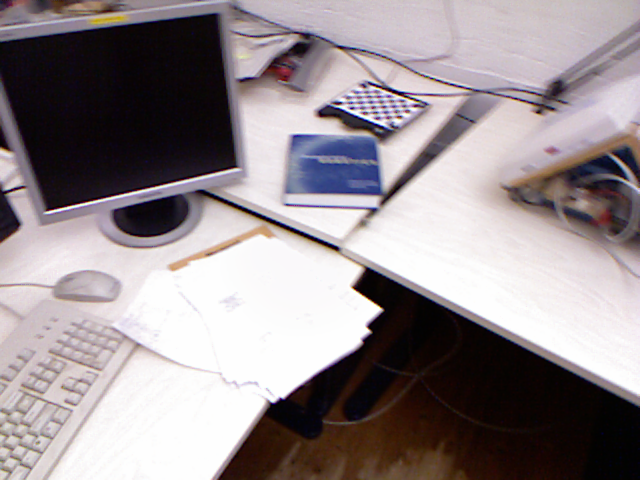
//> input picture draw_epiline/rgb1.ppm, 640 x 480 px
$ ./epipolar   (built with g++ and OpenCV 4)
//> lines starting //> are read from the running program, lines starting //| are printed output that depends on the picture; after the words box and inside, x2 and y2 are one past the last pixel; in counts of white or black regions, pixels touching at a corner belong together
/****************************
 * 题目：现有一个运动着的相机拍摄的连续两张图片，其中特征点匹配部分已经完成。
 * 请根据两帧图像对应的匹配点计算基础矩阵，并利用该矩阵绘制出前10个特征点对应的极线。
 *
* 本程序学习目标：
 * 理解掌握对极约束的原理
 * 熟悉OpenCV编程
 *
 * 公众号：计算机视觉life。发布于公众号旗下知识星球：从零开始学习SLAM
 * 时间：2018.11
****************************/
#include<iostream>
#include <vector>
#include <opencv2/opencv.hpp>
#include <opencv2/core/core.hpp>
#include <opencv2/highgui/highgui.hpp>
#include <opencv2/features2d/features2d.hpp>
#include <opencv2/calib3d/calib3d.hpp>

using namespace std;
using namespace cv;
int main( int argc, char** argv ) {

    Mat rgb1 = imread("../rgb1.ppm");
//> rgb1 is the input picture: 480 rows x 640 cols, CV_8UC3; mean B, G, R 143.1, 140, 149
    Mat rgb2 = imread("../rgb2.ppm");
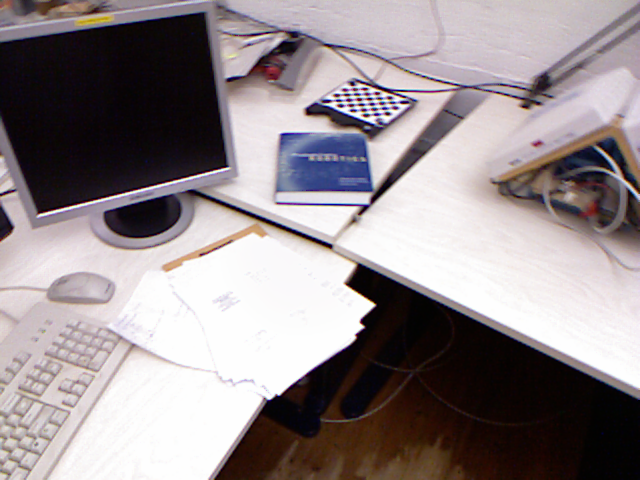
//> input picture draw_epiline/rgb2.ppm, 640 x 480 px
//> rgb2 is the input picture: 480 rows x 640 cols, CV_8UC3; mean B, G, R 141.1, 138.5, 147.6

// [5 lines of commented-out code are left out]

    Ptr<ORB> orb = ORB::create();
    vector<KeyPoint> kp1, kp2;
//    detector->detect( rgb1, kp1 );
//    detector->detect( rgb2, kp2 );
    orb->detect(rgb1, kp1);
//> kp1 = 500 keypoints; strongest (x, y, size): (376, 308, 111.1), (378, 309, 77.1), (379, 309, 64.3), (358, 287, 111.1)
    orb->detect(rgb2, kp2);
//> kp2 = 500 keypoints; strongest (x, y, size): (367, 305, 92.6), (369, 305, 111.1), (371, 303, 64.3), (371, 304, 77.1)

    // 计算描述子
    Mat desp1, desp2;
//    descriptor->compute( rgb1, kp1, desp1 );
//    descriptor->compute( rgb2, kp2, desp2 );
    orb->compute(rgb1, kp1, desp1);
    orb->compute(rgb2, kp2, desp2);

    // 匹配描述子
    vector<DMatch> matches;
    BFMatcher matcher;
    matcher.match(desp1, desp2, matches);
//> matches = 500 matches
    cout << "Find total " << matches.size() << " matches." << endl;
//| Find total 500 matches.

    // 筛选匹配对
    vector<DMatch> goodMatches;
    double minDis = 9999;
    for (size_t i = 0; i < matches.size(); i++) {
        if (matches[i].distance < minDis)
            minDis = matches[i].distance;
    }
//> this loop made 500 passes
//> minDis on passes 1, 2, 4, 11, 22, 33, 38, 54, 122, 123: 366.6, 308.4, 286.8, 236.9, 210, 193.9, 188.4, 186.1, 131.2, 12.85
//> after the loop, minDis = 12.85

    for (size_t i = 0; i < matches.size(); i++) {
        if (matches[i].distance < 10 * minDis)
            goodMatches.push_back(matches[i]);
    }


    vector<Point2f> pts1, pts2;
    for (size_t i = 0; i < goodMatches.size(); i++) {
        pts1.push_back(kp1[goodMatches[i].queryIdx].pt);
        pts2.push_back(kp2[goodMatches[i].trainIdx].pt);
    }
//> this loop made 17 passes

    // 请先计算基础矩阵并据此绘制出前10个匹配点对应的对极线，可以调用opencv函数
    // ----------- 开始你的代码 --------------//
    Mat fundamental_matrix = findFundamentalMat(pts1, pts2, CV_FM_8POINT);
//> fundamental_matrix = [[3.15e-06, -2.56e-05, 0.0216], [3.48e-05, 6.17e-06, 0.0409], [-0.0239, -0.0468, 1]]
    cout<<fundamental_matrix<<endl;
//| [3.145272275289729e-06, -2.558281206135278e-05, 0.02157699868476924;
//|  3.484869637917321e-05, 6.165976493897133e-06, 0.04094660224851225;
//|  -0.0239453534038567, -0.04682743904048034, 1]
   /**因为之后有循环十次，所以需要创建一个容器vector来保存每次得到的ｅｐｉｌｉｎｅ,创建容器后，访问其中的元素需要两个索引，第一个索引为ｉ代表
    * 第ｉ个元素，之后的epiline[0]...分别代表　直线的a b c　三个变量。
    * std::vector<cv::Vec<float,3>> epilines1, epilines2;
    */
    std::vector<cv::Vec3f> epilines1, epilines2;
    cv::computeCorrespondEpilines(pts1, 1, fundamental_matrix, epilines1);
//> epilines1 = 17 items, first 12: [0.29, 0.96, -330.4], [0.3, 0.95, -305.9], [0.3, 0.95, -303.5], [0.35, 0.94, -206.9], [0.35, 0.94, -211.1], [0.22, 0.97, -447.2], [0.22, 0.97, -448.3], [0.32, 0.95, -267.5], [0.23, 0.97, -446.1], [0.32, 0.95, -267.4], [0.3, 0.95, -308.8], [0.29, 0.96, -328.7]
    cv::computeCorrespondEpilines(pts2, 2, fundamental_matrix, epilines2);
//> epilines2 = 17 items, first 12: [-0.26, -0.97, 327.3], [-0.27, -0.96, 302.4], [-0.28, -0.96, 300.3], [-0.34, -0.94, 208], [-0.33, -0.94, 212.3], [-0.18, -0.98, 443.2], [-0.18, -0.98, 443.2], [-0.3, -0.95, 266.2], [-0.18, -0.98, 442.1], [-0.3, -0.95, 266.7], [-0.27, -0.96, 306.7], [-0.26, -0.97, 325.9]
    cv::RNG &rng = theRNG();
    for (int i = 0; i < 10; ++i)
    {
        Scalar color = Scalar(rng(255),rng(255),rng(255));
        circle(rgb1,pts1[i],5,color,3);
        /**
         * 两点法确定直线
         * 注意到ｅpiline2是第二幅图在第一幅图上的极线，因此在绘制第一幅图像上的极线时，需要使用epiline2的参数
         *
         */
    cv::line(rgb1,cv::Point(0,-epilines2[i][2]/epilines2[i][1]),cv::Point(-epilines2[i][2]/epilines2[i][0]),color);
       // cv::line(rgb1,cv::Point(0,-epilines2[i][2]/epilines2[i][1]),cv::Point(rgb1.cols,-(epilines2[i][2] + epilines2[i][0] * rgb1.cols)/epilines2[i][1]),color);

        circle(rgb2,pts2[i],5,color,3);
        cv::line(rgb2,cv::Point(0,-epilines1[i][2]/epilines1[i][1]),cv::Point(rgb2.cols,-(epilines1[i][2] + epilines1[i][0] * rgb2.cols)/epilines1[i][1]),color);
    }
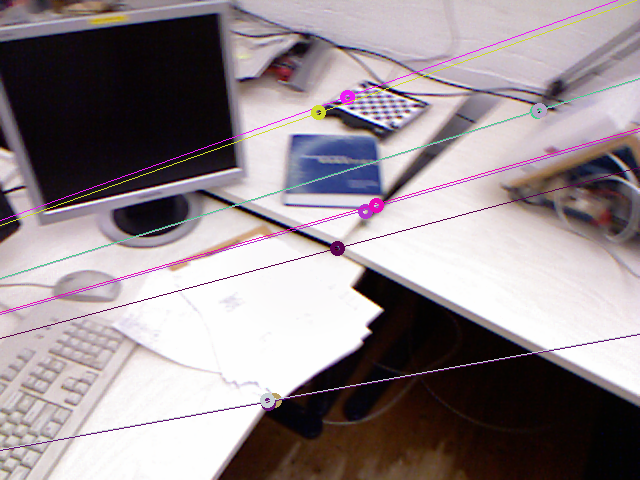
//> rgb1: 480 rows x 640 cols, CV_8UC3; 2.23% of pixels changed, all inside (x1, y1, x2, y2) = (0, 0, 640, 451)
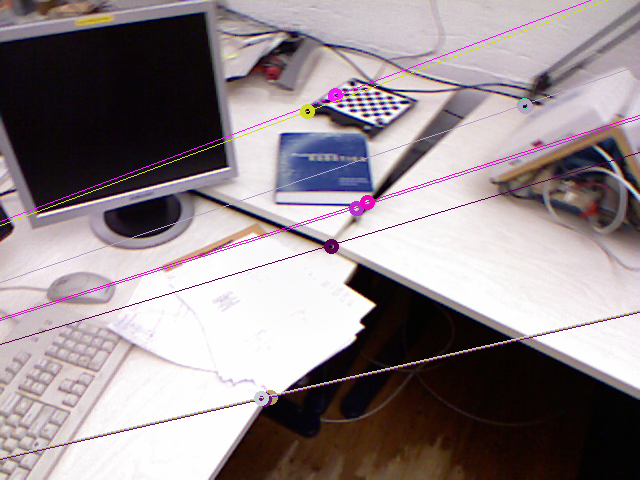
//> rgb2: 480 rows x 640 cols, CV_8UC3; 2.21% of pixels changed, all inside (x1, y1, x2, y2) = (0, 0, 640, 460)
    // ----------- 结束你的代码 --------------//
    imshow("img1", rgb1);
    imshow("img2", rgb2);

// [8 lines of commented-out code are left out]

    waitKey(0);
    return 0;
}
